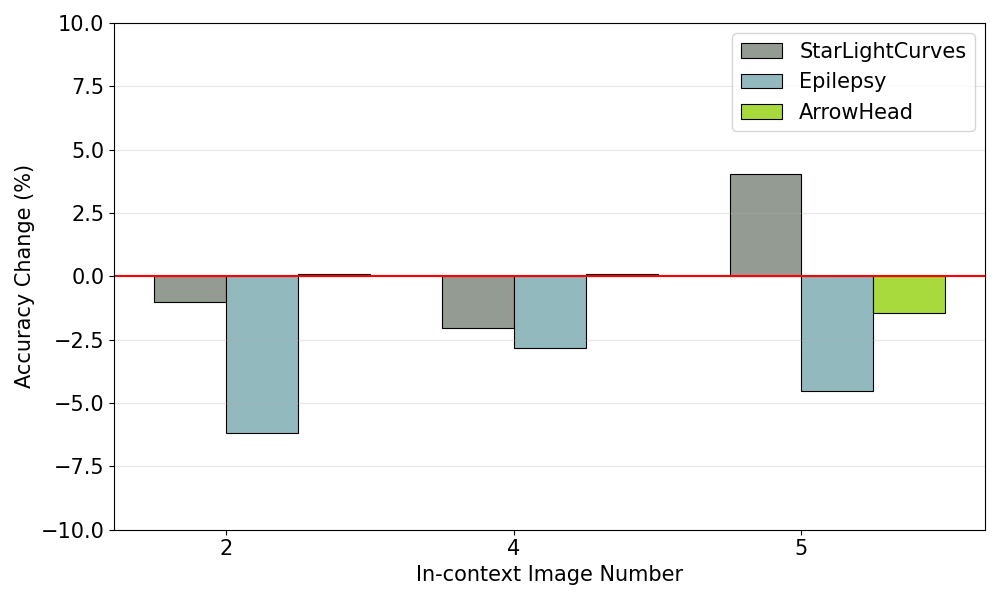

The script that saved this image:
import matplotlib.pyplot as plt
import numpy as np

# 数据（转换为数值，去掉 % 符号）
data = {
    'StarLightCurves': [-1.01,  -2.02, 4.04],
    'Epilepsy': [-6.19,  -2.83, -4.51],
    'ArrowHead': [0.1,  0.1, -1.43]
}

x_labels = ['2',  '4', '5']  # x轴标签

# 设置颜色（区分不同类别）
colors = ['#949B93', '#92B9BE', '#A9DA3D']

# 创建图形
plt.figure(figsize=(10, 6))

# 定义柱子宽度
bar_width = 0.25
x_pos = np.arange(len(x_labels))  # x轴位置
plt.axhline(y=0, color='r', linestyle='-', linewidth=1.5)  # 红色实线

# 绘制每组数据的柱状图
for i, (name, values) in enumerate(data.items()):
    offset = i * bar_width  # 每组偏移
    bars = plt.bar(x_pos + offset, values, bar_width, label=name, color=colors[i], edgecolor='black', linewidth=0.8)

    # # 添加数值标签在柱子上方（注意：负数要放在下方）
    # for j, bar in enumerate(bars):
    #     height = bar.get_height()
    #     if height > 0:
    #         plt.annotate(f'{height:+.2f}%', xy=(bar.get_x() + bar.get_width()/2, height),
    #                     xytext=(0, 3), textcoords='offset points',
    #                     ha='center', va='bottom', fontsize=10)
    #     else:
    #         plt.annotate(f'{height:+.2f}%', xy=(bar.get_x() + bar.get_width()/2, height),
    #                     xytext=(0, -10), textcoords='offset points',
    #                     ha='center', va='top', fontsize=10)

# 设置 x 轴标签和标题
plt.xlabel('In-context Image Number', fontsize=15)
plt.ylabel('Accuracy Change (%)', fontsize=15)
# plt.title('Performance Change Relative to Baseline (0%)', fontsize=16)

# 设置 x 轴标签
plt.xticks(x_pos + bar_width/2, x_labels, fontsize=15)
plt.yticks(fontsize=15)
# 设置 y 轴范围，确保包含 0 并对称
y_min = min(min(values) for values in data.values())
y_max = max(max(values) for values in data.values())
plt.ylim(-10, 10)

# 添加网格（水平线）
plt.grid(True, axis='y', alpha=0.3)

# 图例
plt.legend(fontsize=15)

# 紧凑布局
plt.tight_layout()

# 显示图表
plt.savefig('zhu.png')